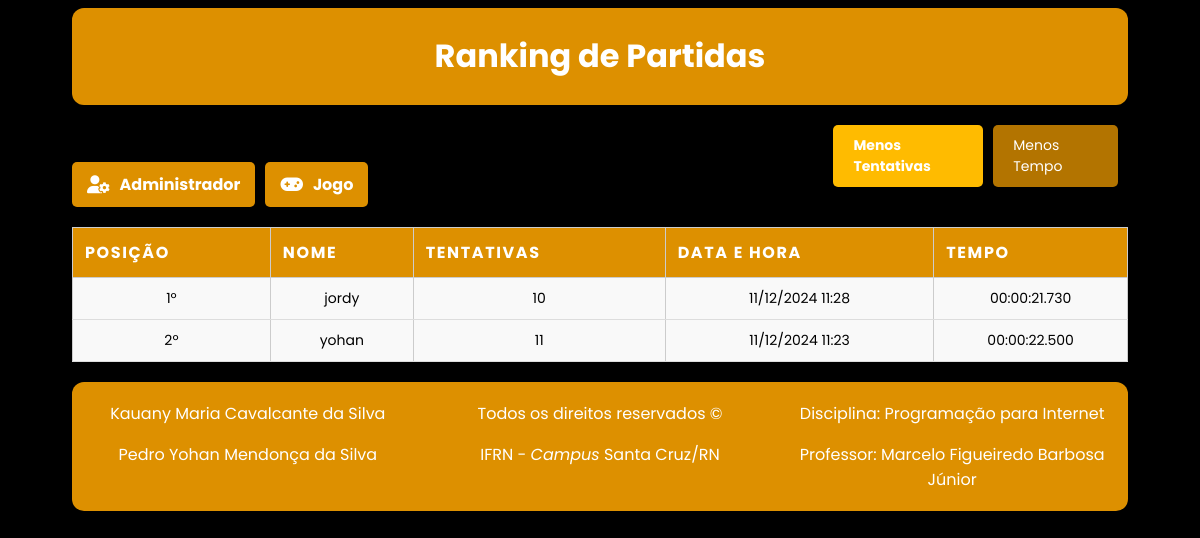
Page /laderboards/?order=attempts on the committed database.
### memorygame/models.py (models this page shows, shortened)
class Partida(models.Model):
    name = models.CharField(null=False, max_length=64)
    attempts = models.IntegerField(null=False)
    datetime = models.DateTimeField(null=False)
    time = models.TimeField(null=False)

### memorygame/views.py (the view)
# urls.py: path('laderboards/', views.partidas, name='partidas'),
def partidas(request):
    order = request.GET.get('order', 'time')
    if order == 'attempts':
        partidas = Partida.objects.all().order_by('attempts')  # Ordenar por menos tentativas
    elif order == 'time':
        partidas = Partida.objects.all().order_by('time')  # Ordenar por menos tempo
    else:
        partidas = Partida.objects.all().order_by('time')  # Valor padrão
    for partida in partidas:
        partida.formatted_time = partida.time.strftime('%H:%M:%S.%f')[:-3]  # Remover os últimos 3 dígitos
    context = {
        'partidas': partidas,
        'current_order': order
    }
    return render(request, 'laderboards.html', context)

### memorygame/templates/laderboards.html (shortened to what this page needs)
<!DOCTYPE html>
<html lang="pt-br">
<head>
    {% load static %}
    <link rel="stylesheet" href="https://cdnjs.cloudflare.com/ajax/libs/font-awesome/6.0.0/css/all.min.css">
    <link rel="stylesheet" type="text/css" href="{% static '/css/style.css'%}">
    <link rel="stylesheet" type="text/css" href="{% static '/css/lbstyle.css' %}">
</head>
<body>
    <header>
        <h1>Ranking de Partidas</h1>
    </header>
    <nav class="nav-bar">
        <div class="navigation">
            <button class="nav-btn">
                <i class="fas fa-user-cog"></i>
                <a href="http://localhost:8000/admin">Administrador</a>
            </button>
            <button class="nav-btn">
                <i class="fas fa-gamepad"></i>
                <a href="http://localhost:8000/">Jogo</a>
            </button>
        </div>
        <div class="filter-buttons">
            <a href="?order=attempts" class="btn {% if current_order == 'attempts' %}active{% endif %}">
                Menos Tentativas
            </a>
            <a href="?order=time" class="btn {% if current_order == 'time' %}active{% endif %}">
                Menos Tempo
            </a>
        </div>
    </nav>
    <main>
        <table>
            <thead>
                <tr>
                    <th>Posição</th>
                    <th>Nome</th>
                    <th>Tentativas</th>
                    <th>Data e Hora</th>
                    <th>Tempo</th>
                </tr>
            </thead>
            <tbody>
                {% for partida in partidas %}
                    <tr>
                        <td>{{ forloop.counter }}º</td>
                        <td>{{ partida.name }}</td>
                        <td>{{ partida.attempts }}</td>
                        <td>{{ partida.datetime|date:"d/m/Y H:i" }}</td>
                        <td>{{ partida.formatted_time }}</td>
                    </tr>
                {% empty %}
                    <tr>
                        <td colspan="4">Nenhuma partida encontrada</td>
                    </tr>
                {% endfor %}
            </tbody>
        </table>
    </main>
    <footer class="flex">
        <div class="col">
            <p>Kauany Maria Cavalcante da Silva</p>
            <p>Pedro Yohan Mendonça da Silva</p>
        </div>
        <div class="col">
            <p>Todos os direitos reservados &copy;</p>
            <p>IFRN - <em>Campus</em> Santa Cruz/RN</p>
        </div>
        <div class="col">
            <p>Disciplina: Programação para Internet</p>
            <p>Professor: Marcelo Figueiredo Barbosa Júnior</p>
        </div>
    </footer>
</body>
</html>

### memorygame/static/css/style.css (style rules this page uses)
* { font-family: 'Poppins', sans-serif; }
body { background-color: #000; background-image: url('../imgs/naruto-uzumaki-3840x2160-13143.jpg'); background-size: cover; background-attachment: fixed; flex-direction: column; justify-content: center; padding: 0 4em; }
.flex { display: flex; }
main { flex-direction: column; justify-content: center; }
header, footer, #end-game-form { background-color: rgb(221, 144, 0); border-radius: 12px; box-shadow: 1px 1px 1px black; padding: 3px 0px; }
footer { flex-direction: row; justify-content: space-between; margin: 20px 0; }
footer > div { width: 33.3%; }
footer p, header h1 { color: white; text-align: center; }
.navigation { display: flex; justify-content: start; margin-top: 30px; width: 80%; }
.nav-bar { display: flex; justify-content: space-between; align-items: end; margin: 20px 0px; }
.nav-bar { height: 100%; }
.nav-btn { display: flex; align-items: center; background-color: rgb(221, 144, 0); border: none; padding: 10px 15px; border-radius: 5px; margin-right: 10px; cursor: pointer; transition: background-color 0.3s ease; }
.nav-btn i, form > button { font-size: 18px; color: #ffffff; margin-right: 10px; }
.nav-btn a { text-decoration: none; color: #ffffff; font-weight: bold; font-size: 16px; }
.filter-buttons { display: flex; align-items: center; margin: 0; }
.filter-buttons .btn { text-decoration: none; padding: 10px 20px; background-color: rgb(179, 116, 0); color: #fff; border-radius: 5px; font-size: 14px; transition: background-color 0.3s ease; }
.filter-buttons .btn.active { background-color: #ffbb00; font-weight: bold; }

### memorygame/static/css/lbstyle.css (style rules this page uses)
* { font-family: 'Poppins', sans-serif; }
table { width: 100%; border-collapse: collapse; font-family: Arial, sans-serif; margin: 20px auto; box-shadow: 0 2px 10px rgba(0, 0, 0, 0.1); }
thead th { background-color: rgb(221, 144, 0); color: white; text-align: left; padding: 12px; font-size: 16px; text-transform: uppercase; letter-spacing: 0.1em; }
tbody td { padding: 10px; border-bottom: 1px solid #ddd; font-size: 14px; }
tbody tr { background-color: #f9f9f9; }
table, th, td { border: 1px solid #ccc; }
th, td { text-align: center; }
.filter-buttons { margin-bottom: 20px; }
.filter-buttons .btn { text-decoration: none; padding: 10px 20px; background-color: rgb(179, 116, 0); color: #fff; border-radius: 5px; margin-right: 10px; font-size: 14px; }
.filter-buttons .btn.active { background-color: #ffbb00; font-weight: bold; }

### rows in the picture
Partida: name "jordy", attempts "10", datetime "11/12/2024 11:28", formatted_time "00:00:21.730"
Partida: name "yohan", attempts "11", datetime "11/12/2024 11:23", formatted_time "00:00:22.500"
